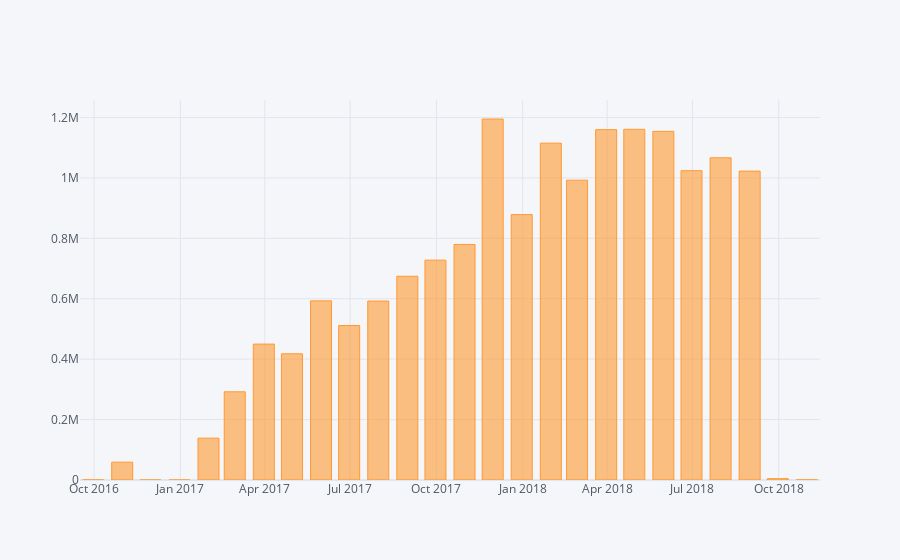

Source (notebook cell):
### Code cell
orders_payments_by_month.iplot(kind = 'bar')

### Figure 1 — Plotly figure (JSON) as saved in the notebook; plotly's stock layout.template omitted (floating-point values rounded to 4 significant figures)
{"data": [{"marker": {"color": "rgba(255, 153, 51, 0.6)", "line": {"color": "rgba(255, 153, 51, 1.0)", "width": 1}}, "name": "payment_value", "orientation": "v", "text": "", "type": "bar", "x": ["2016-09-30", "2016-10-31", "2016-11-30", "2016-12-31", "2017-01-31", "2017-02-28", "2017-03-31", "2017-04-30", "2017-05-31", "2017-06-30", "2017-07-31", "2017-08-31", "2017-09-30", "2017-10-31", "2017-11-30", "2017-12-31", "2018-01-31", "2018-02-28", "2018-03-31", "2018-04-30", "2018-05-31", "2018-06-30", "2018-07-31", "2018-08-31", "2018-09-30", "2018-10-31"], "y": [252.2, 59090.0, 0, 19.62, 138500.0, 291900.0, 449900.0, 417800.0, 592900.0, 511300.0, 592400.0, 674400.0, 727800.0, 779700.0, 1195000.0, 878400.0, 1115000.0, 992500.0, 1160000.0, 1161000.0, 1154000.0, 1024000.0, 1067000.0, 1022000.0, 4440.0, 589.7]}], "layout": {"legend": {"bgcolor": "#F5F6F9", "font": {"color": "#4D5663"}}, "paper_bgcolor": "#F5F6F9", "plot_bgcolor": "#F5F6F9", "title": {"font": {"color": "#4D5663"}}, "xaxis": {"gridcolor": "#E1E5ED", "showgrid": true, "tickfont": {"color": "#4D5663"}, "title": {"font": {"color": "#4D5663"}, "text": ""}, "zerolinecolor": "#E1E5ED"}, "yaxis": {"gridcolor": "#E1E5ED", "showgrid": true, "tickfont": {"color": "#4D5663"}, "title": {"font": {"color": "#4D5663"}, "text": ""}, "zerolinecolor": "#E1E5ED"}}}
